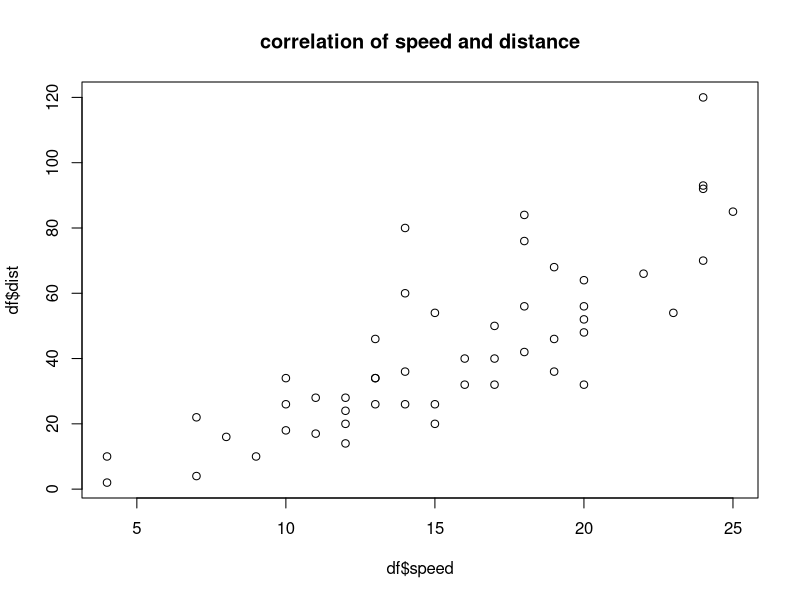

Generate this figure with R:
## Q1-1
### a
income <- c(30,28,52,40,35)
edu <- c(12,13,18,16,17)
df <- data.frame(income,edu)
result <- cor.test(df$income,df$edu,method = "pearson")
result
result$estimate
### b
if(result$p.value > 0.05){
  print("we can't reject non hypothesis")
} else{
  print("we reject non hypothesis")
}
### c
result_c <- cor.test(income,edu,method = "spearman")
result_c
result_c$estimate
### d
if(result$p.value > 0.05){
  print("we can't reject non hypothesis")
} else{
  print("we reject non hypothesis")
}
## the rs from part(c) is not significantly diferent form zero

## Q2-3
n1 <- 36
n2 <- 80
critical_t1 <- qt(0.975, df = n1-2)
r1 <- critical_t1/sqrt(n1-2+critical_t1^2)
r1
critical_t2 <- qt(0.975, df = n2-2)
r2 <- critical_t2/sqrt(n2-2+critical_t2^2)
r2


## Q3-4
x <- c(2,8,9,7)
y <- c(6,6,10,4)
result3 <- cor.test(x,y,method = "pearson")
result3
if(result3$p.value > 0.05){
  print("we can't reject non hypothesis")
} else{
  print("we reject non hypothesis")
}
##the following data's correlation coefficient are not significant


## Q4-6
income <- c(35165,35778,37027,37256,37512,37997,37343,
            36054,35593,35241,35486)
races <- c(399,469,429,450,474,598,364,430,433,410,317)
result4 <- cor.test(income,races)
result4
result4 <- cor.test(x,y,method = "pearson")
if(result4$p.value > 0.05){
  print("we can't reject non hypothesis")
} else{
  print("we reject non hypothesis")
}
## correlation coefficient is equal to zero
## there is no correlation between incom and number of races


## Q5-7
x <- c(1,2,5,6,11,12)
y <- c(8,4,12,3,10,7)
result5 <- cor.test(x,y,method = "spearman",conf.level = 0.9)
result5
if(result5$p.value > 0.05){
  print("we can't reject non hypothesis")
} else{
  print("we reject non hypothesis")
}
## correlation coefficient is equal to zero,not signifcant
## there are no correlation with these two data


## Q6-8
x <- c(3.2,2.4,1.6,8.3,7.2,5.1)
y <- c(6.2,7.3,8.1,2.6,6.3,4.3)
result6 <- cor.test(x,y)
result6
if(result6$p.value > 0.05){
  print("we can't reject non hypothesis")
} else{
  print("we reject non hypothesis")
}
## correlation coefficient is equal to zero,not signifcant
## there are no correlation with these two data


## Q7-9
## Q8-10
## Q9
library(datasets)
df <- cars
### a
plot(df$speed,df$dist,main = "correlation of speed and distance")

### b
nrow(df)
## there are 50 rows in the data frame

### c
df$mspeed <- mean(df$speed)
df$mdist <- mean(df$dist)
df$difs <- df$speed-df$mspeed
df$difd <- df$dist - df$mdist
df$difsd <- df$difs*df$difd
top <- sum(df$difsd)
bot <- sd(df$dist)*sd(df$speed)*(nrow(df)-1)
r <- top/bot
r
## the correlation coefficient is 0.8068949

### d
result9d <- cor.test(df$speed, df$dist)
result9d
if(result9d$estimate == r){
  print("this two outputs are equal")
}

### e
n <- nrow(df)
df$ranksp <- rank(df$speed) 
df$rankdi <- rank(df$dist)
df$dif <- df$ranksp - df$rankdi
df$sq_dif <- df$dif^2
top <-sum(df$sq_dif)
rs <- 1- 6*top/(n^3-n)
rs
### f
result9f <- cor.test(df$speed,df$dist,method = "spearman")
result9f 
if(result9f$estimate == rs){
  print("they are equal")
}else
  print("they are not exactly equal")
## the manual result and the cor.test result are roughly equal.